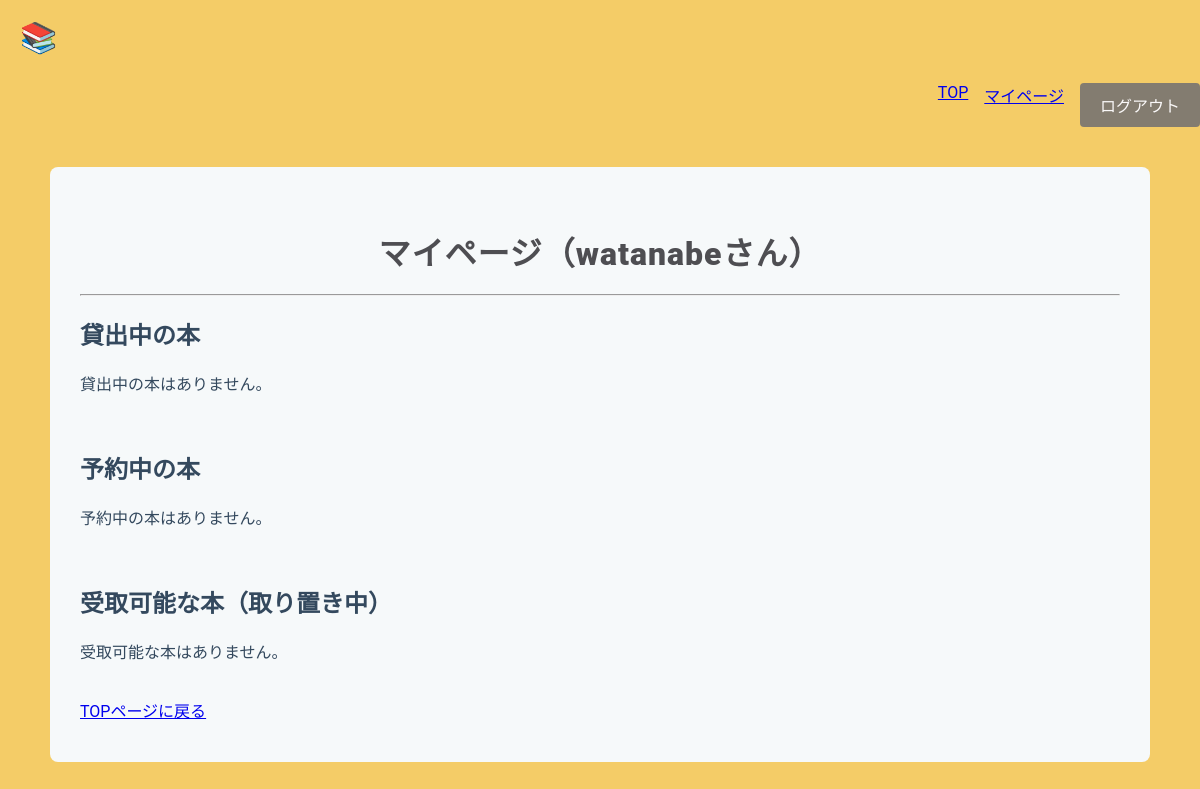
Page /library/mypage/ (signed in) on the earlier database version.
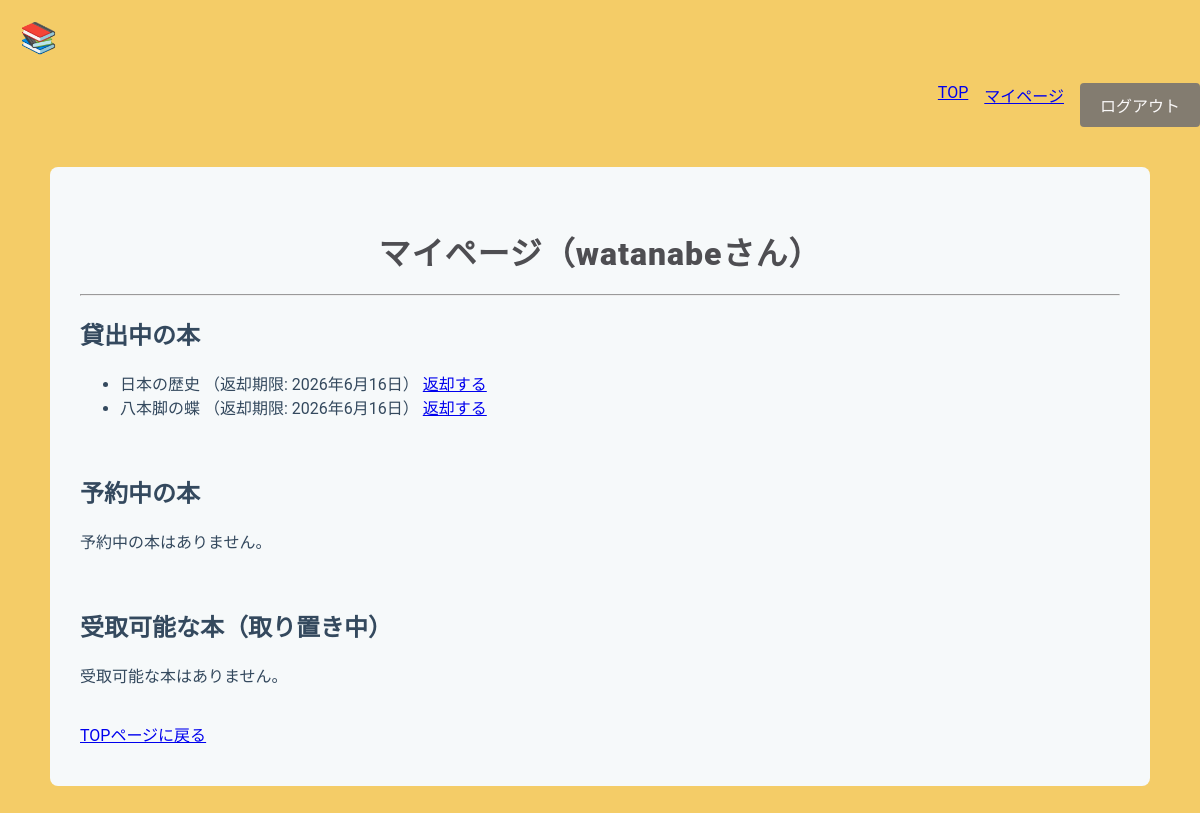
Same page on the later database version.
### libraryapp/models.py (models this page shows, shortened)
class Borrow(models.Model):
    user = models.ForeignKey(User, on_delete=models.CASCADE)
    stock = models.ForeignKey(
        Stock,
        on_delete=models.PROTECT,
        related_name="borrows"
    )
    borrowed_at = models.DateTimeField(default=timezone.now)
    due_date = models.DateField()
    returned_at = models.DateTimeField(null=True, blank=True)

class Stock(models.Model):
    book = models.ForeignKey(
        Book,
        on_delete=models.CASCADE,
        related_name="stocks"
    )
    location = models.ForeignKey(
        Location,
        on_delete=models.PROTECT,
        related_name="stocks"
    )
    is_available = models.BooleanField(default=True)

class Book(models.Model):
    isbn = models.CharField(
        max_length=17,
        help_text='ISBN-10 または ISBN-13（ハイフン可）',
        verbose_name='ISBN',
        unique=True,
    )
    title = models.CharField(max_length=200, blank=True)
    author = models.CharField(max_length=200, null=True, blank=True)
    publisher = models.CharField(max_length=200, null=True, blank=True)
    publication_date = models.DateField(null=True, blank=True)
    description = models.TextField(null=True, blank=True)
    cover_image = models.URLField(null=True, blank=True)
    edition_number = models.IntegerField(default=1)

### libraryapp/views.py (the view)
# urls.py: path('mypage/', views.MyPageView.as_view(), name='mypage'),
class MyPageView(LoginRequiredMixin, ListView):
    model = Borrow
    template_name = "libraryapp/mypage.html"
    context_object_name = "borrows"
    def get_queryset(self):
        return Borrow.objects.filter(
            user=self.request.user,
            returned_at__isnull=True
        ).select_related("stock__book")
    def get_context_data(self, **kwargs):
        context = super().get_context_data(**kwargs)
        context['reservations'] = Reservation.objects.filter(
            user=self.request.user
        ).select_related("book")
        context['hold_stocks'] = HoldStock.objects.filter(
            user=self.request.user,
            is_pickedup=False
        ).select_related("stock__book")
        return context

### templates/libraryapp/mypage.html (shortened to what this page needs)
{% extends "libraryapp/base.html" %}
{% block content %}
<h1>マイページ（{{ user.username }}さん）</h1>
<hr>
<h2>貸出中の本</h2>
{% if borrows %}
    <ul>
        {% for borrow in borrows %}
            <li>
                {{ borrow.stock.book.title }}
                （返却期限: {{ borrow.due_date }}）
                <a href="{% url 'return_book' borrow.id %}">
                    返却する
                </a>
            </li>
        {% endfor %}
    </ul>
{% else %}
    <p>貸出中の本はありません。</p>
{% endif %}
<br>
<h2>予約中の本</h2>
{% if reservations %}
    <ul>
        {% for reservation in reservations %}
            <li>
                {{ reservation.book.title }}
                （予約日：{{ reservation.reserved_at|date:"Y-m-d H:i" }}）
            </li>
        {% endfor %}
    </ul>
{% else %}
    <p>予約中の本はありません。</p>
{% endif %}
<br>
<h2>受取可能な本（取り置き中）</h2>
{% if hold_stocks %}
    <ul>
        {% for hold in hold_stocks %}
            <li>
                {{ hold.stock.book.title }} <span>【受取待ち】</span>
                <a href="{% url 'pickup_confirm' hold.id %}"
                    class="action-button">
                    受け取る
                </a>
            </li>
        {% endfor %}
    </ul>
{% else %}
    <p>受取可能な本はありません。</p>
{% endif %}
<br>
<a href="{% url 'home' %}">TOPページに戻る</a>
{% endblock content %}

Differences in the rows shown:
added Borrow: stock.book "日本の歴史", due_date "2026年6月16日"
added Borrow: stock.book "八本脚の蝶", due_date "2026年6月16日"
Other differences:
text no longer shown: "貸出中の本はありません。"
